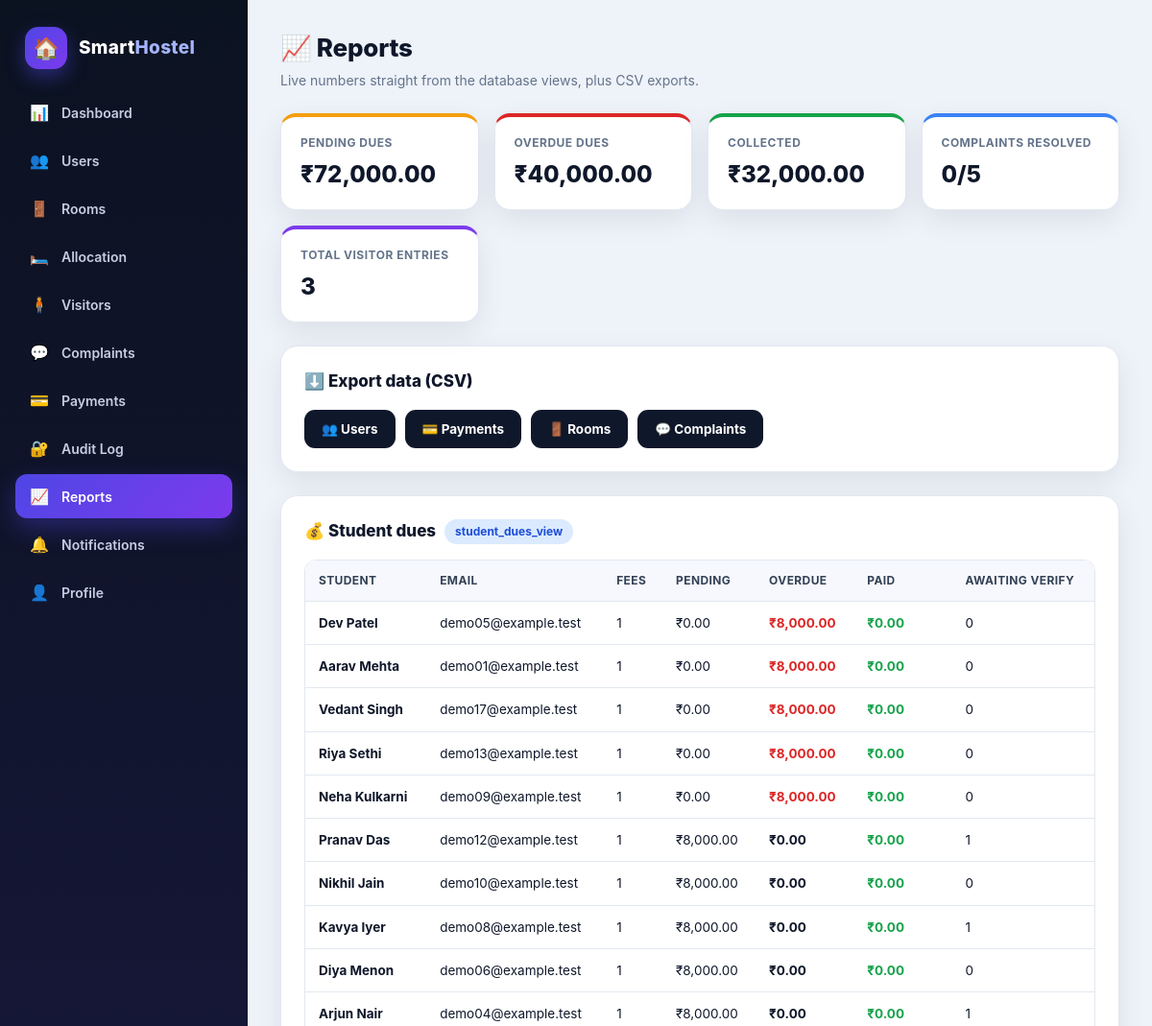
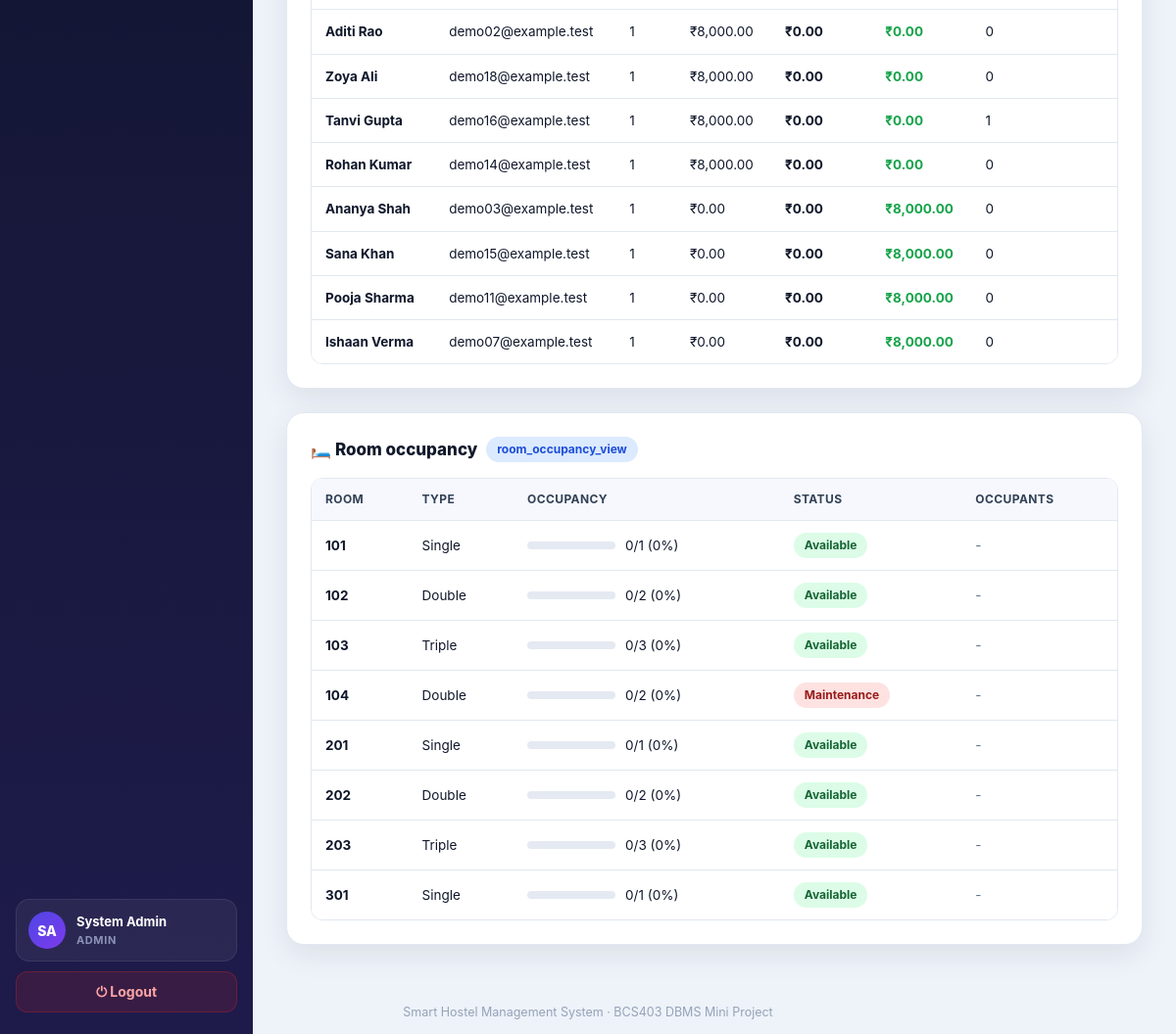
Screenshot of /admin/reports.php (signed in) with the database file from the repository (2 pictures, top to bottom).
### tables this page shows
CREATE TABLE IF NOT EXISTS users (
    id          INT AUTO_INCREMENT PRIMARY KEY,
    full_name   VARCHAR(100)  NOT NULL,
    username    VARCHAR(30)   NOT NULL UNIQUE,
    email       VARCHAR(100)  NOT NULL UNIQUE,
    phone       VARCHAR(25)   NOT NULL,
    country     VARCHAR(100)  DEFAULT NULL,
    state       VARCHAR(100)  DEFAULT NULL,
    address     TEXT          DEFAULT NULL,
    password    VARCHAR(255)  NOT NULL,
    google_id   VARCHAR(255)  DEFAULT NULL UNIQUE,
    auth_provider ENUM('local','google') NOT NULL DEFAULT 'local',
    role        ENUM('admin','student') NOT NULL DEFAULT 'student',
    status      ENUM('active','inactive','pending_verification') NOT NULL DEFAULT 'active',
    created_at  TIMESTAMP DEFAULT CURRENT_TIMESTAMP
);

CREATE TABLE IF NOT EXISTS rooms (
    id           INT AUTO_INCREMENT PRIMARY KEY,
    room_number  VARCHAR(20)  NOT NULL UNIQUE,
    room_type    VARCHAR(50)  NOT NULL,
    capacity     INT          NOT NULL DEFAULT 1,
    occupied     INT          NOT NULL DEFAULT 0,
    status       ENUM('Available','Full','Maintenance') NOT NULL DEFAULT 'Available',
    created_at   TIMESTAMP DEFAULT CURRENT_TIMESTAMP
);

### includes/config.php (called while the page is built, shortened)
<?php
function safe($val) {
    return htmlspecialchars((string)$val, ENT_QUOTES, 'UTF-8');
}
function money($amount) {
    return '₹' . number_format((float)$amount, 2);
}

### admin/reports.php (the view, shortened to what this page needs)
<?php
require_once __DIR__ . '/../includes/config.php';
$dues      = $conn->query('SELECT * FROM student_dues_view ORDER BY overdue_amount DESC, pending_amount DESC');
$occupancy = $conn->query('SELECT * FROM room_occupancy_view ORDER BY room_number');
$totals = $conn->query(
    "SELECT COALESCE(SUM(pending_amount),0) p,
            COALESCE(SUM(overdue_amount),0) o,
            COALESCE(SUM(paid_amount),0) paid
     FROM student_dues_view"
)->fetch_assoc();
$totalComplaints = (int)$conn->query('SELECT COUNT(*) c FROM complaints')->fetch_assoc()['c'];
$resolvedComplaints = (int)$conn->query("SELECT COUNT(*) c FROM complaints WHERE status='Resolved'")->fetch_assoc()['c'];
$totalVisitors = (int)$conn->query('SELECT COUNT(*) c FROM visitors')->fetch_assoc()['c'];
require_once __DIR__ . '/../includes/header.php';
?>
<div class="layout">
<?php require_once __DIR__ . '/../includes/sidebar.php'; ?>
<main class="main">
    <div class="page-head">
        <h1>📈 Reports</h1>
        <p>Live numbers straight from the database views, plus CSV exports.</p>
    </div>
    <div class="stat-grid">
        <div class="stat amber"><div class="stat-label">Pending dues</div><div class="stat-value"><?php echo money($totals['p']); ?></div></div>
        <div class="stat red"><div class="stat-label">Overdue dues</div><div class="stat-value"><?php echo money($totals['o']); ?></div></div>
        <div class="stat green"><div class="stat-label">Collected</div><div class="stat-value"><?php echo money($totals['paid']); ?></div></div>
        <div class="stat blue"><div class="stat-label">Complaints resolved</div><div class="stat-value"><?php echo $resolvedComplaints; ?>/<?php echo $totalComplaints; ?></div></div>
        <div class="stat purple"><div class="stat-label">Total visitor entries</div><div class="stat-value"><?php echo $totalVisitors; ?></div></div>
    </div>
    <div class="card">
        <h2>⬇️ Export data (CSV)</h2>
        <div style="display:flex;gap:10px;flex-wrap:wrap">
            <a class="btn btn-dark" href="/reports/export_users.php">👥 Users</a>
            <a class="btn btn-dark" href="/reports/export_payments.php">💳 Payments</a>
            <a class="btn btn-dark" href="/reports/export_rooms.php">🚪 Rooms</a>
            <a class="btn btn-dark" href="/reports/export_complaints.php">💬 Complaints</a>
        </div>
    </div>
    <div class="card">
        <h2>💰 Student dues <span class="badge badge-blue">student_dues_view</span></h2>
        <div class="table-wrap">
            <table>
                <thead><tr><th>Student</th><th>Email</th><th>Fees</th><th>Pending</th><th>Overdue</th><th>Paid</th><th>Awaiting verify</th></tr></thead>
                <tbody>
                <?php if ($dues->num_rows): while ($d = $dues->fetch_assoc()): ?>
                    <tr>
                        <td><strong><?php echo safe($d['student_name']); ?></strong></td>
                        <td><?php echo safe($d['email']); ?></td>
                        <td><?php echo (int)$d['total_fees']; ?></td>
                        <td><?php echo money($d['pending_amount']); ?></td>
                        <td style="color:<?php echo $d['overdue_amount'] > 0 ? 'var(--danger)' : 'inherit'; ?>;font-weight:700"><?php echo money($d['overdue_amount']); ?></td>
                        <td style="color:var(--success);font-weight:700"><?php echo money($d['paid_amount']); ?></td>
                        <td><?php echo (int)$d['pending_verification_count']; ?></td>
                    </tr>
                <?php endwhile; else: ?>
                    <tr><td colspan="7" class="empty-row">No students yet.</td></tr>
                <?php endif; ?>
                </tbody>
            </table>
        </div>
    </div>
    <div class="card">
        <h2>🛏️ Room occupancy <span class="badge badge-blue">room_occupancy_view</span></h2>
        <div class="table-wrap">
            <table>
                <thead><tr><th>Room</th><th>Type</th><th>Occupancy</th><th>Status</th><th>Occupants</th></tr></thead>
                <tbody>
                <?php if ($occupancy->num_rows): while ($r = $occupancy->fetch_assoc()):
                    $pct = (float)$r['occupancy_pct'];
                    $bc = $r['status'] === 'Available' ? 'badge-green' : ($r['status'] === 'Full' ? 'badge-yellow' : 'badge-red');
                ?>
                    <tr>
                        <td><strong><?php echo safe($r['room_number']); ?></strong></td>
                        <td><?php echo safe($r['room_type']); ?></td>
                        <td>
                            <div style="display:flex;align-items:center;gap:10px">
                                <div class="progress"><span style="width:<?php echo min($pct, 100); ?>%"></span></div>
                                <span><?php echo (int)$r['occupied']; ?>/<?php echo (int)$r['capacity']; ?> (<?php echo $pct; ?>%)</span>
                            </div>
                        </td>
                        <td><span class="badge <?php echo $bc; ?>"><?php echo safe($r['status']); ?></span></td>
                        <td><?php echo safe($r['occupants'] ?? '') ?: '<span style="color:var(--muted)">-</span>'; ?></td>
                    </tr>
                <?php endwhile; else: ?>
                    <tr><td colspan="5" class="empty-row">No rooms yet.</td></tr>
                <?php endif; ?>
                </tbody>
            </table>
        </div>
    </div>
</main>
</div>
<?php require_once __DIR__ . '/../includes/footer.php'; ?>

### assets/css/style.css (style rules this page uses)
:root { --bg: #eef2f9; --surface: #ffffff; --ink: #0f172a; --muted: #64748b; --line: #e2e8f0; --accent: #4f46e5; --accent-2: #7c3aed; --accent-soft: #eef0ff; --success: #16a34a; --success-soft: #dcfce7; --danger: #dc2626; --danger-soft: #fee2e2; --warning: #b45309; --warning-soft: #fef3c7; --info: #1d4ed8; --info-soft: #dbeafe; --sidebar-1: #0b1220; --sidebar-2: #1e1b4b; --radius: 18px; --shadow: 0 10px 30px rgba(15, 23, 42, .08); --shadow-lg: 0 24px 60px rgba(15, 23, 42, .14); }
* { margin: 0; padding: 0; box-sizing: border-box; }
body { font-family: "Inter", "Segoe UI", system-ui, -apple-system, Arial, sans-serif; background: var(--bg); color: var(--ink); line-height: 1.5; }
a { color: var(--accent); }
.layout { display: flex; min-height: 100vh; }
.main { margin-left: 258px; flex: 1; padding: 30px 34px 10px; min-width: 0; }
.page-head { margin-bottom: 24px; }
.page-head h1 { font-size: 26px; font-weight: 800; letter-spacing: -.2px; }
.page-head p { color: var(--muted); margin-top: 4px; font-size: 14px; }
.card { background: var(--surface); border-radius: var(--radius); box-shadow: var(--shadow); border: 1px solid var(--line); padding: 24px; margin-bottom: 24px; }
.card > h2 { font-size: 17px; font-weight: 800; margin-bottom: 16px; display: flex; align-items: center; gap: 9px; }
.stat-grid { display: grid; grid-template-columns: repeat(auto-fit, minmax(170px, 1fr)); gap: 16px; margin-bottom: 24px; }
.stat { background: var(--surface); border-radius: 16px; padding: 18px 20px; border: 1px solid var(--line); border-top: 4px solid var(--accent); box-shadow: var(--shadow); }
.stat.green { border-top-color: var(--success); }
.stat.red { border-top-color: var(--danger); }
.stat.amber { border-top-color: #f59e0b; }
.stat.blue { border-top-color: #3b82f6; }
.stat.purple { border-top-color: var(--accent-2); }
.stat .stat-label { font-size: 12px; font-weight: 700; color: var(--muted); text-transform: uppercase; letter-spacing: .5px; }
.stat .stat-value { font-size: 24px; font-weight: 800; margin-top: 6px; }
.table-wrap { overflow-x: auto; border-radius: 12px; border: 1px solid var(--line); }
table { width: 100%; border-collapse: collapse; font-size: 13.5px; background: var(--surface); }
thead th { text-align: left; background: #f6f8fd; color: #334155; font-weight: 700; font-size: 12px; text-transform: uppercase; letter-spacing: .4px; padding: 12px 14px; white-space: nowrap; }
tbody td { padding: 12px 14px; border-top: 1px solid var(--line); vertical-align: middle; }
.badge { display: inline-flex; align-items: center; gap: 5px; padding: 4px 11px; border-radius: 999px; font-size: 12px; font-weight: 700; white-space: nowrap; }
.badge-green { background: var(--success-soft); color: #166534; }
.badge-red { background: var(--danger-soft); color: #991b1b; }
.badge-blue { background: var(--info-soft); color: #1d4ed8; }
.btn { display: inline-flex; align-items: center; justify-content: center; gap: 7px; border: none; cursor: pointer; text-decoration: none; padding: 10px 18px; border-radius: 11px; font-weight: 700; font-size: 13.5px; font-family: inherit; transition: transform .15s, box-shadow .15s, background .15s; }
.btn-dark { background: #0f172a; color: #fff; }
.progress { height: 8px; border-radius: 999px; background: #e5e9f2; overflow: hidden; min-width: 90px; }

### rows the page displays
users: student_name "Dev Patel", email "demo05@example.test", total_fees "1", pending_amount "₹0.00", overdue_amount "₹8,000.00", paid_amount "₹0.00", pending_verification_count "0"
users: student_name "Aarav Mehta", email "demo01@example.test", total_fees "1", pending_amount "₹0.00", overdue_amount "₹8,000.00", paid_amount "₹0.00", pending_verification_count "0"
users: student_name "Vedant Singh", email "demo17@example.test", total_fees "1", pending_amount "₹0.00", overdue_amount "₹8,000.00", paid_amount "₹0.00", pending_verification_count "0"
users: student_name "Riya Sethi", email "demo13@example.test", total_fees "1", pending_amount "₹0.00", overdue_amount "₹8,000.00", paid_amount "₹0.00", pending_verification_count "0"
users: student_name "Neha Kulkarni", email "demo09@example.test", total_fees "1", pending_amount "₹0.00", overdue_amount "₹8,000.00", paid_amount "₹0.00", pending_verification_count "0"
users: student_name "Pranav Das", email "demo12@example.test", total_fees "1", pending_amount "₹8,000.00", overdue_amount "₹0.00", paid_amount "₹0.00", pending_verification_count "1"
users: student_name "Nikhil Jain", email "demo10@example.test", total_fees "1", pending_amount "₹8,000.00", overdue_amount "₹0.00", paid_amount "₹0.00", pending_verification_count "0"
users: student_name "Kavya Iyer", email "demo08@example.test", total_fees "1", pending_amount "₹8,000.00", overdue_amount "₹0.00", paid_amount "₹0.00", pending_verification_count "1"
users: student_name "Diya Menon", email "demo06@example.test", total_fees "1", pending_amount "₹8,000.00", overdue_amount "₹0.00", paid_amount "₹0.00", pending_verification_count "0"
users: student_name "Arjun Nair", email "demo04@example.test", total_fees "1", pending_amount "₹8,000.00", overdue_amount "₹0.00", paid_amount "₹0.00", pending_verification_count "1"
users: student_name "Aditi Rao", email "demo02@example.test", total_fees "1", pending_amount "₹8,000.00", overdue_amount "₹0.00", paid_amount "₹0.00", pending_verification_count "0"
users: student_name "Zoya Ali", email "demo18@example.test", total_fees "1", pending_amount "₹8,000.00", overdue_amount "₹0.00", paid_amount "₹0.00", pending_verification_count "0"
users: student_name "Tanvi Gupta", email "demo16@example.test", total_fees "1", pending_amount "₹8,000.00", overdue_amount "₹0.00", paid_amount "₹0.00", pending_verification_count "1"
users: student_name "Rohan Kumar", email "demo14@example.test", total_fees "1", pending_amount "₹8,000.00", overdue_amount "₹0.00", paid_amount "₹0.00", pending_verification_count "0"
users: student_name "Ananya Shah", email "demo03@example.test", total_fees "1", pending_amount "₹0.00", overdue_amount "₹0.00", paid_amount "₹8,000.00", pending_verification_count "0"
users: student_name "Sana Khan", email "demo15@example.test", total_fees "1", pending_amount "₹0.00", overdue_amount "₹0.00", paid_amount "₹8,000.00", pending_verification_count "0"
users: student_name "Pooja Sharma", email "demo11@example.test", total_fees "1", pending_amount "₹0.00", overdue_amount "₹0.00", paid_amount "₹8,000.00", pending_verification_count "0"
users: student_name "Ishaan Verma", email "demo07@example.test", total_fees "1", pending_amount "₹0.00", overdue_amount "₹0.00", paid_amount "₹8,000.00", pending_verification_count "0"
rooms: room_number "101", room_type "Single", occupied "0", capacity "1", pct "0", status "Available", occupants "-"
rooms: room_number "102", room_type "Double", occupied "0", capacity "2", pct "0", status "Available", occupants "-"
rooms: room_number "103", room_type "Triple", occupied "0", capacity "3", pct "0", status "Available", occupants "-"
rooms: room_number "104", room_type "Double", occupied "0", capacity "2", pct "0", status "Maintenance", occupants "-"
rooms: room_number "201", room_type "Single", occupied "0", capacity "1", pct "0", status "Available", occupants "-"
rooms: room_number "202", room_type "Double", occupied "0", capacity "2", pct "0", status "Available", occupants "-"
rooms: room_number "203", room_type "Triple", occupied "0", capacity "3", pct "0", status "Available", occupants "-"
rooms: room_number "301", room_type "Single", occupied "0", capacity "1", pct "0", status "Available", occupants "-"

### other values shown
safe($navInitials) "SA"
safe($navName) "System Admin"
safe(ucfirst($navRole)) "ADMIN"
money($totals['p']) "₹72,000.00"
money($totals['o']) "₹40,000.00"
money($totals['paid']) "₹32,000.00"
$resolvedComplaints "0"
$totalComplaints "5"
$totalVisitors "3"
